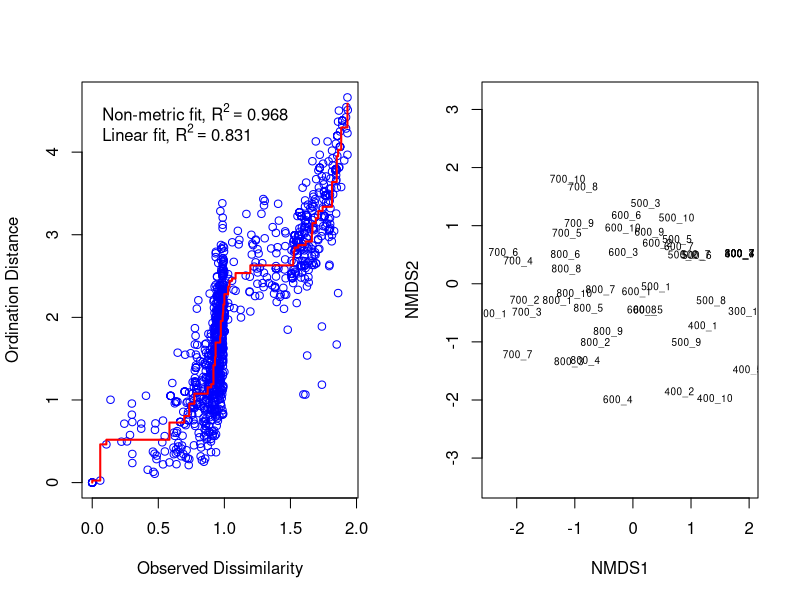
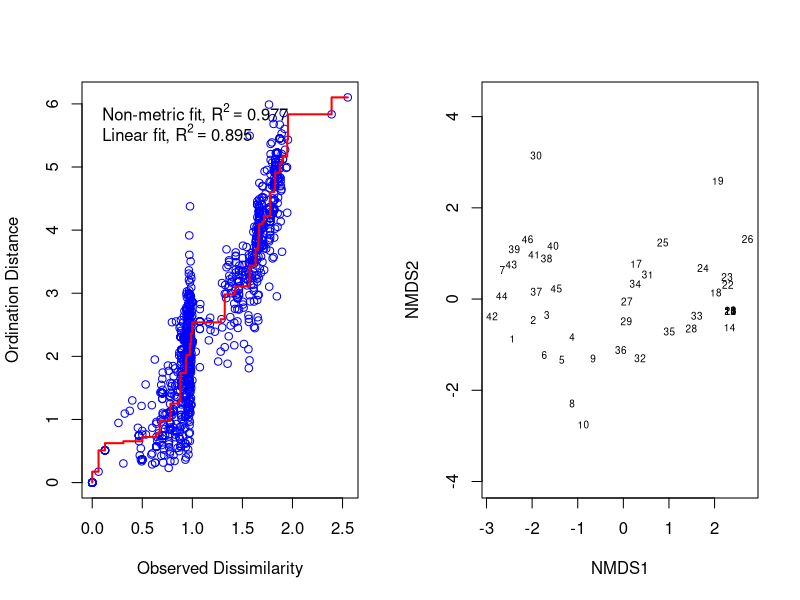
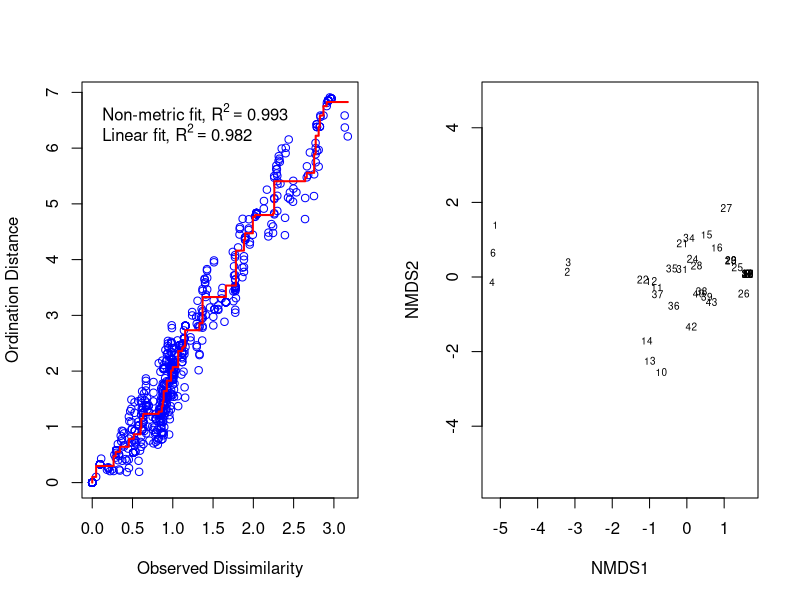
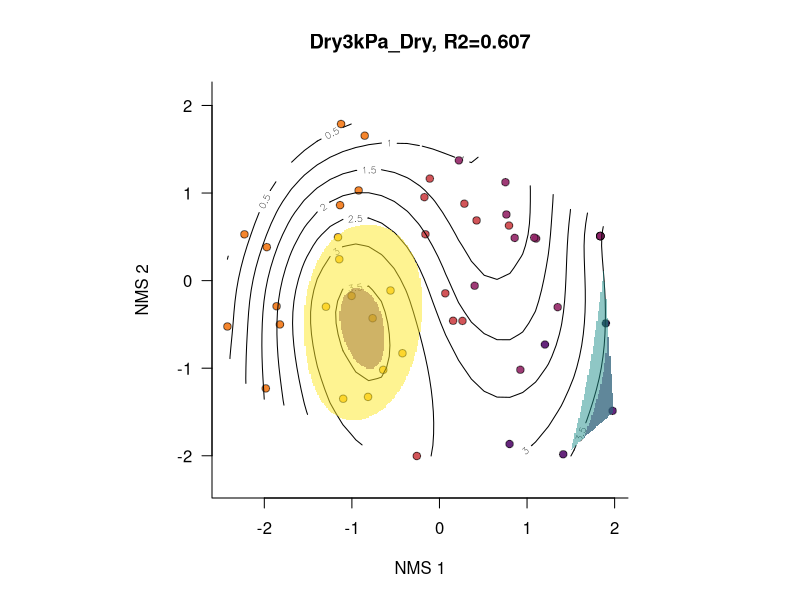

Source code (R) for these figures, in order: (Note: this script raises an error after producing the figures.)
######################################################################
#
#  NMS and hilltop plots
#
#    Peter Nelson, w changes from Rob Smith, phytomosaic@gmail.com, 16 Sep 2021
#
##      GNU General Public License, Version 3.0    ###################


### preamble
rm(list=ls())
set.seed(1234)
require(tidyverse)
require(vegan)
require(mgcv)
# devtools::install_github('https://github.com/phytomosaic/ecole')


### define functions
# quick function for proportion of no-share sample units
`noshare` <- function(x) {
  z <- vegan::no.shared(x)
  length(z[z == TRUE])/length(z)
}
# step-down dimensionality selection in NMS, for varying 'k' dimensions
`scree_nms` <- function(D, k=9, ...) {
  stress <- rep(NA, k)
  for (i in 1:k) {
    cat('calculating', i, 'of', k, 'dimensions...\n')
    stress[i] <- metaMDS(D, k=i, trace=0, ...)$stress
  }
  plot(1:k, stress, main='', xlab='Dimension', ylab='Stress',
       ylim=c(0, max(stress)*1.05), pch=16, las=1, bty='l')
  lines(1:k, stress)
  abline(0.20, 0, col='red', lty = 2)
  data.matrix(stress)
}
# function to color points by value (elevation value)
`colvec` <- function (x, n = 99, pal, zeroctr = FALSE, ...) {
  if (isTRUE(zeroctr)) {
    if (missing(pal)) {
      pal <- c('#0000FF', '#0505FF', '#0A0AFF', '#0F0FFF', 
               '#1414FF', '#1A1AFF', '#1F1FFF', '#2424FF', '#2929FF', 
               '#2E2EFF', '#3434FF', '#3939FF', '#3E3EFF', '#4343FF', 
               '#4848FF', '#4E4EFF', '#5353FF', '#5858FF', '#5D5DFF', 
               '#6262FF', '#6868FF', '#6D6DFF', '#7272FF', '#7777FF', 
               '#7C7CFF', '#8282FF', '#8787FF', '#8C8CFF', '#9191FF', 
               '#9696FF', '#9C9CFF', '#A1A1FF', '#A6A6FF', '#ABABFF', 
               '#B0B0FF', '#B6B6FF', '#BBBBFF', '#C0C0FF', '#C5C5FF', 
               '#CACAFF', '#D0D0FF', '#D5D5FF', '#DADAFF', '#DFDFFF', 
               '#E4E4FF', '#EAEAFF', '#EFEFFF', '#F4F4FF', '#F9F9FF', 
               '#FEFEFF', '#FFF9F9', '#FFF4F4', '#FFEFEF', '#FFEAEA', 
               '#FFE4E4', '#FFDFDF', '#FFDADA', '#FFD5D5', '#FFD0D0', 
               '#FFCACA', '#FFC5C5', '#FFC0C0', '#FFBBBB', '#FFB6B6', 
               '#FFB0B0', '#FFABAB', '#FFA6A6', '#FFA1A1', '#FF9C9C', 
               '#FF9696', '#FF9191', '#FF8C8C', '#FF8787', '#FF8282', 
               '#FF7C7C', '#FF7777', '#FF7272', '#FF6D6D', '#FF6868', 
               '#FF6262', '#FF5D5D', '#FF5858', '#FF5353', '#FF4E4E', 
               '#FF4848', '#FF4343', '#FF3E3E', '#FF3939', '#FF3434', 
               '#FF2E2E', '#FF2929', '#FF2424', '#FF1F1F', '#FF1A1A', 
               '#FF1414', '#FF0F0F', '#FF0A0A', '#FF0505', '#FF0000')
    }
    lim  <- max(abs(range(x, na.rm = TRUE)))
    brk  <- seq(-lim, lim, length.out = 99)
    cutx <- cut(as.numeric(x), breaks = brk, include.lowest = TRUE)
    u    <- pal[cutx]
  }
  else {
    if (missing(pal)) {
      if (is.factor(x)) 
        n <- nlevels(x)
      pal <- viridis::inferno(n = n, alpha = 0.9, begin = 0.1, end = 0.85)
    }
    cutx <- cut(as.numeric(x), breaks = length(pal), include.lowest = TRUE)
    u    <- pal[cutx]
  }
  return(u)
}


### read in data
# cover abundance
cover     <- read.csv('data/CoverMaster.csv')
cover$UID <- paste(cover$Elevation, cover$Quadrat, sep='_')
# species-level traits, including absorption time and angles
traits_sp <- read.csv('data/Traits_TransB.csv')
# environment data, including climate derivatives
env       <- read.csv('data/Env_matrix_B.csv')
env$UID   <- paste(env$Elevation, env$Quadrat, sep='_')
# trait data, including spectra, absorption time, photobionts
# trait <- read.csv('data/QuadratMeanTraits_Weighted_NoTrace.csv')
trait     <- read.csv('data/QuadratMeanTraits_Unweighted.csv')
trait$UID <- paste(trait$Elevation, trait$Quadrat, sep='_')
trait     <- trait[,-1:-4]
# spectra by quadrat, including band ratios
spectra   <- read.csv('data/Spectral_Features.csv')
# substrate data, including quadrat-level rockiness measurements
#   QUESTION: Join this to traits?
substrate     <- read.csv('data/Substrate_PatacheB.csv',header=T)
substrate$UID <- paste(substrate$Elevation, substrate$Quadrat, sep='_')


### examine
str(cover)     # 1522 obs. of  9 variables
str(traits_sp) # 356 obs. of  26 variables
str(env)       # 60 obs. of  30 variables
str(trait)     # 49 obs. of  127 variables
str(spectra)   # 49 obs. of  127 variables
str(substrate) # 60 obs. of  10 variables


### --- data pre-processing (RJS assumes this works as intended, not checked)
# use only transect B, which has complete community and environmental data
coverB       <- subset(cover, Transect=='B')
coverB$Cover <- as.character(coverB$Cover)
coverB$Cover[coverB$Cover=='T'] <- 0.25
biont        <- c('Trebouxia','Trentepohlia')
table(traits_sp$Photobiont, useNA='always')
traits_sp_filt <- traits_sp %>% dplyr::select(Species, Photobiont) %>% 
  unique() %>% as.data.frame()
# all matrix
coverB_flat_forMDS <-
  coverB %>% 
  dplyr::filter(Species != '') %>%
  dplyr::select(-Collection, -Long_Form, -Photos) %>% 
  pivot_wider(names_from=Species, values_from=Cover) %>%
  dplyr::select(-Elevation, -Transect, -Quadrat) %>%
  mutate(across(c(-UID),as.numeric)) %>%
  replace(is.na(.),0) %>%
  rowwise() %>% 
  mutate(tot_cov=sum(across(c(-UID)))) %>% 
  dplyr::filter(tot_cov>0) %>%
  dplyr::select(-tot_cov)
dimnames(coverB_flat_forMDS)
coverB_flat_forMDS <- as.data.frame(coverB_flat_forMDS)
dimnames(coverB_flat_forMDS)[[1]] <- coverB_flat_forMDS$UID
coverB_flat_forMDS$UID <- NULL
# Trebouxia matrix
coverB_Treb <- coverB %>%  left_join(traits_sp_filt, by='Species', keep=F) %>% 
  subset(Photobiont == 'Trebouxia')
coverB_Treb_flat_forMDS <- 
  coverB_Treb %>%
  dplyr::select(Elevation, Transect, Quadrat, UID, Species, Cover) %>%
  dplyr::filter(Species!='') %>%
  pivot_wider(names_from=Species, values_from=Cover) %>%
  dplyr::select(-Elevation, -Transect, -Quadrat) %>%
  mutate(across(c(-UID),as.numeric)) %>%
  replace(is.na(.),0) %>%
  rowwise() %>% 
  mutate(tot_cov=sum(across(c(-UID)))) %>% 
  dplyr::filter(tot_cov>0) %>%
  dplyr::select(-tot_cov,-UID)
names_nmds_Treb <- 
  coverB_Treb %>% 
  dplyr::select(Elevation, Transect, Quadrat, UID, Species, Cover) %>%
  dplyr::filter(Species!='') %>%
  pivot_wider(names_from=Species, values_from=Cover) %>%
  dplyr::select(-Elevation, -Transect, -Quadrat) %>%
  mutate(across(c(-UID),as.numeric)) %>%
  replace(is.na(.),0) %>%
  rowwise() %>% 
  mutate(tot_cov=sum(across(c(-UID)))) %>% 
  dplyr::filter(tot_cov>0) %>%
  dplyr::select(UID)
# Trentepohlia matrix
coverB_Trent <- coverB %>% left_join(traits_sp_filt, by='Species', keep=F) %>%
  subset(Photobiont == 'Trentepohlia')
coverB_Trent_flat_forMDS <- 
  coverB_Trent %>%
  dplyr::select(Elevation, Transect, Quadrat, UID, Species, Cover) %>%
  dplyr::filter(Species!='') %>%
  pivot_wider(names_from=Species, values_from=Cover) %>%
  dplyr::select(-Elevation, -Transect, -Quadrat) %>%
  mutate(across(c(-UID),as.numeric)) %>%
  replace(is.na(.),0) %>%
  rowwise() %>% 
  mutate(tot_cov=sum(across(c(-UID)))) %>% 
  dplyr::filter(tot_cov>0) %>%
  dplyr::select(-tot_cov,-UID)
names_nmds_Trent <-
  coverB_Trent %>%
  dplyr::select(Elevation, Transect, Quadrat, UID, Species, Cover) %>%
  dplyr::filter(Species!='') %>%
  pivot_wider(names_from=Species, values_from=Cover) %>%
  dplyr::select(-Elevation, -Transect, -Quadrat) %>%
  mutate(across(c(-UID),as.numeric)) %>%
  replace(is.na(.),0) %>%
  rowwise() %>% 
  mutate(tot_cov=sum(across(c(-UID)))) %>% 
  dplyr::filter(tot_cov>0) %>%
  dplyr::select(UID)


### double-standardization by species max then site totals
coverB_flat_forMDS        <- wisconsin(coverB_flat_forMDS)
coverB_Treb_flat_forMDS   <- wisconsin(coverB_Treb_flat_forMDS)
coverB_Trent_flat_forMDS  <- wisconsin(coverB_Trent_flat_forMDS)

# ### remove rare species?
# table(colSums(coverB_flat_forMDS > 0)) # 38 of 89 taxa are singletons
# table(colSums(coverB_Treb_flat_forMDS > 0)) # 22 of 60 taxa are singletons
# table(colSums(coverB_Trent_flat_forMDS > 0)) # 13 of 25 taxa are singletons

# ### examine species abundance matrices
# cbind(
#   ecole::mx_diversity(coverB_flat_forMDS),
#   ecole::mx_diversity(coverB_Treb_flat_forMDS),
#   ecole::mx_diversity(coverB_Trent_flat_forMDS)
# )


### dissimilarity matrices
noshare(coverB_flat_forMDS)       # 0.346 no-share, advise stepacross
noshare(coverB_Treb_flat_forMDS)  # 0.480 no-share, advise stepacross
noshare(coverB_Trent_flat_forMDS) # 0.454 no-share, advise stepacross
D_all   <- stepacross(vegdist(coverB_flat_forMDS, 'bray'))
D_treb  <- stepacross(vegdist(coverB_Treb_flat_forMDS, 'bray'))
D_trent <- stepacross(vegdist(coverB_Trent_flat_forMDS, 'bray'))


### NMS runs
par(mfrow=c(1,2))
###  NMS all
# scree_nms(D_all, k=5, try=100)             # dimensionality selection
coverB_MDS <- metaMDS(D_all, k=2, try=500, trymax=501, auto=F, noshare=F)
stressplot(coverB_MDS)                     # shepard plot
plot(coverB_MDS, type='t', cex=0.6)        # NMS plot
###  NMS Trebouxia
# scree_nms(D_treb, k=5, try=100)            # dimensionality selection
coverB_Treb_MDS <- metaMDS(D_treb, k=2, try=500, trymax=501, auto=F, noshare=F)
stressplot(coverB_Treb_MDS)                # shepard plot
plot(coverB_Treb_MDS, type='t', cex=0.6)   # NMS plot
###  NMS Trentepohlia
# scree_nms(D_trent, k=5, try=100)           # dimensionality selection
coverB_Trent_MDS <- metaMDS(D_trent, k=2, try=500, trymax=501, auto=F, noshare=F)
stressplot(coverB_Trent_MDS)               # shepard plot
plot(coverB_Trent_MDS, type='t', cex=0.6)  # CAUTION! many ties, and wonky Axis 1...


### join NMS scores/env/traits
names_nmds  <- dimnames(coverB_flat_forMDS)[[1]]
scr       <- coverB_MDS$points %>% as.data.frame() %>% 
  mutate(UID=names_nmds) %>% replace(is.na(.),0)
scr_Trent <- coverB_Trent_MDS$points %>% as.data.frame() %>% 
  mutate(UID=names_nmds_Trent$UID) %>% replace(is.na(.),0)
scr_Treb  <- coverB_Treb_MDS$points %>% as.data.frame() %>% 
  mutate(UID=names_nmds_Treb$UID) %>% replace(is.na(.),0)
# add NMS scores to env
scr_env       <- env %>% inner_join(scr, by='UID') %>% as.data.frame() 
scr_env_Trent <- env %>% inner_join(scr_Trent, by='UID')  %>% as.data.frame() 
scr_env_Treb  <- env %>% inner_join(scr_Treb, by='UID')  %>% as.data.frame() 
# add traits to the env matrix
scr_env <-
  scr_env %>% 
  dplyr::select(-X, -X.1) %>%
  inner_join(trait, by='UID', keep=FALSE)  %>%
  inner_join(substrate, by=c('UID','Elevation','Quadrat'), keep=FALSE) %>%
  as.data.frame() %>% 
  dplyr::select(UID, Transect, Quadrat, Elevation, -Total, everything())
scr_env_Treb <- scr_env_Treb %>% 
  dplyr::select(-X, -X.1) %>%
  inner_join(trait, by='UID', keep=FALSE)  %>%
  inner_join(substrate, by=c('UID','Elevation','Quadrat'), keep=FALSE) %>%
  as.data.frame() %>% 
  dplyr::select(UID, Transect, Quadrat, Elevation, -Total, everything())
scr_env_Trent <- scr_env_Trent %>% 
  dplyr::select(-X, -X.1) %>%
  inner_join(trait, by='UID', keep=FALSE)  %>%
  inner_join(substrate, by=c('UID','Elevation','Quadrat'), keep=FALSE) %>%
  as.data.frame() %>% 
  dplyr::select(UID, Transect, Quadrat, Elevation, -Total, everything())
# env variable names to use later
vars <- colnames(scr_env[5:length(scr_env)-1]) 
vars[vars=='UID'] <- NULL
# cleanup
rm(substrate, cover, traits_sp, env, trait, spectra,
   names_nmds, names_nmds_Treb, names_nmds_Trent,
   D_all, D_treb, D_trent)


### CAUTION!!! incomplete replication within Elevations...
cbind(xtabs(~ Elevation + Quadrat, scr_env), Total=table(scr_env$Elevation))
cbind(xtabs(~ Elevation + Quadrat, scr_env_Treb), Total=table(scr_env_Treb$Elevation))
cbind(xtabs(~ Elevation + Quadrat, scr_env_Trent), Total=table(scr_env_Trent$Elevation))


# ### quick view: plot NMS by elevation
# `plot_nms` <- function(d, ...) {
#   plot(d$MDS1, d$MDS2, xlab='NMS 1', ylab='NMS 2',
#        pch=as.numeric(factor(d$Elevation))+14, 
#        col=as.numeric(factor(d$Elevation)), 
#        bty='L', las=1, asp=1, main='', ...)
# }
# par(mfrow=c(1,3), pty='s')
# plot_nms(scr_env)
# plot_nms(scr_env_Treb)
# plot_nms(scr_env_Trent)
# # cant do mixed model because Elevations occupy diff regions of ordination space


### function to fit GAM models (not a true hilltop plot)
`fit_gam` <- function(y, d, saveplot=FALSE, ...) {
  o  <- ordisurf(scores(d[,c('MDS1','MDS2')]), d[,y], plot=F)
  r2 <- round(summary(o)$r.sq,3)
  if(isTRUE(saveplot)) { png(paste0('./fig/fig_surface_',y,'.png'), 
                             hei=10, wid=10, unit='in', res=350) }
  plot(d$MDS1, d$MDS2, xlab='NMS 1', ylab='NMS 2',
       pch=21, cex=1.0, col='#00000099' , bg=colvec(d$Elevation), 
       bty='L', las=1, asp=1, main=paste0(y,', R2=',r2), ...)
  contour(o$grid$x, o$grid$y, o$grid$z, col='#000000FF', add=T)
  if(isTRUE(saveplot)) dev.off()
  return(o)
}
### add hilltop: above `hillcut` percent of total hill height
`add_hilltop` <- function(y, d, hillcut=0.10, hillcol='#44015480', ...) {
  o  <- ordisurf(scores(d[,c('MDS1','MDS2')]), d[,y], npoints=299, plot=F)
  grd   <- o$grid$z
  rng   <- range(grd, na.rm=T)
  cutpt <- rng[2] - diff(rng) * hillcut
  image(o$grid$x, o$grid$y, grd >= cutpt, add=T, col=c(NA,hillcol))
}
### test hilltops here:
par(mfrow=c(1,1), pty='s')
fit_gam('Dry3kPa_Dry', scr_env)
add_hilltop('Dry3kPa_Dry', scr_env, hillcut=0.10)
add_hilltop('Dry1kPa_Dry', scr_env, hillcut=0.10, hillcol='#21908C80')
add_hilltop('Dry0.7kPa_Dry', scr_env, hillcut=0.10, hillcol='#FDE72580')



### for testing only: reduce number of candidate responses
length(vars) # 155 candidate responses (!)
write_csv(as.data.frame(vars),"./Output/full_variable_list.csv")
#vars_hills <- vars[c(1,2,3,4, 5,7,8,9, 28,29,30,37, 51,141,151,153)] #Rob's test list
#vars_hills <- vars [ c(1,2,3,4,6,8,10,12,14,16,23,25,28,29,51,149,153,154)] #Daniel's list
#vars_hills <- vars [ c(1,4,6,7,8,9,10,12,13,14,15,16,23,25,28,153)] #Daniel's revised list
vars_hills_all_species<-vars [c(1,7,4)] #Daniel's final revised list prior to submission
vars_hills_all_Trenb<-vars [c(1,7,12)] #Daniel's final revised list prior to submission
vars_hills_all_Trent<-vars [c(1,8,4)] #Daniel's final revised list prior to submission


### fit the GAMs
png('output/Patache_Hilltops.png', height = 5000, width = 5000, res = 350)
par(mfrow=c(4,4), mar=c(3,3,1,0), oma=c(0,0,0,0), pty='s')
m_all   <- lapply(vars_hills_all_species, function(i) fit_gam(i, d=scr_env))
names(m_all)   <- vars_hills_all_species
dev.off()

png('output/Patache_Hilltops_Treb.png', height = 5000, width = 5000, res = 350)
par(mfrow=c(4,4), mar=c(3,3,1,0), oma=c(0,0,0,0), pty='s')
m_treb  <- lapply(vars_hills_all_Treb, function(i) fit_gam(i, d=scr_env_Treb))
names(m_treb)  <- vars_hills_all_Treb
dev.off()

png('output/Patache_Hilltops_Trent.png', height = 5000, width = 5000, res = 350)
par(mfrow=c(4,4), mar=c(3,3,1,0), oma=c(0,0,0,0), pty='s')
m_trent <- lapply(vars_hills_all_Trent, function(i) fit_gam(i, d=scr_env_Trent))
names(m_trent) <- vars_hills_all_Trent
dev.off()

### GAM goodness-of-fit
`get_r2` <- function(mod_lst, savecsv=FALSE, prefix='all') {
  r2        <- sapply(mod_lst, function(i) summary(i)$r.sq)
  names(r2) <- names(mod_lst)
  if(isTRUE(savecsv)) {
    write.csv(t(t(r2)), file=paste0('./', prefix, '_PatacheB_nmsgamfit.csv'))
  }
  return(r2)
}
r2_all   <- get_r2(m_all)
r2_treb  <- get_r2(m_treb)
r2_trent <- get_r2(m_trent)
(r2 <- data.frame(r2_all, r2_treb, r2_trent))

### view R2 across photobiont types
png('output/Patache_Hilltop_R2.png')
`plot_r2_matrix` <- function(r2, ...) {
  m <- round(as.matrix(r2),2)
  m <- m[NROW(m):1,]
  par(pty='s', mfrow=c(1,1))
  image(1:ncol(m), 1:nrow(m), t(m), col=viridis::viridis(99), axes=F, ann=F)
  axis(1, 1:ncol(m), colnames(m), las=1)
  axis(2, 1:nrow(m), rownames(m), las=1)
  for (x in 1:ncol(m)) { for (y in 1:nrow(m)) { text(x,y,m[y,x]) }}
}
plot_r2_matrix(r2)
dev.off()

####    END    ####
